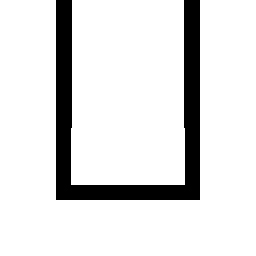

A level layout from a 2D game, rendered from its tile map. Below: a short description, then the map file with its tile-grid data intact:
An orthogonal 2x2 tile map with 128x128 px tiles, 1 tile layer (Tile Layer 1).

<map version="1.5" tiledversion="1.7.2" orientation="orthogonal" renderorder="right-down" width="2" height="2" tilewidth="128" tileheight="128" infinite="0" nextlayerid="2" nextobjectid="1">
 <tileset firstgid="1" name="g1" tilewidth="128" tileheight="128" tilecount="15" columns="0">
  <grid orientation="orthogonal" width="1" height="1" />
  <tile id="0">
   <image width="128" height="128" source="../tileset/0.bmp" />
  </tile>
  <tile id="1">
   <image width="128" height="128" source="../tileset/1.bmp" />
  </tile>
  <tile id="2">
   <image width="128" height="128" source="../tileset/2.bmp" />
  </tile>
  <tile id="3">
   <image width="128" height="128" source="../tileset/3.bmp" />
  </tile>
  <tile id="4">
   <image width="128" height="128" source="../tileset/4.bmp" />
  </tile>
  <tile id="5">
   <image width="128" height="128" source="../tileset/5.bmp" />
  </tile>
  <tile id="6">
   <image width="128" height="128" source="../tileset/6.bmp" />
  </tile>
  <tile id="7">
   <image width="128" height="128" source="../tileset/7.bmp" />
  </tile>
  <tile id="8">
   <image width="128" height="128" source="../tileset/8.bmp" />
  </tile>
  <tile id="9">
   <image width="128" height="128" source="../tileset/9.bmp" />
  </tile>
  <tile id="10">
   <image width="128" height="128" source="../tileset/10.bmp" />
  </tile>
  <tile id="11">
   <image width="128" height="128" source="../tileset/11.bmp" />
  </tile>
  <tile id="12">
   <image width="128" height="128" source="../tileset/12.bmp" />
  </tile>
  <tile id="13">
   <image width="128" height="128" source="../tileset/13.bmp" />
  </tile>
  <tile id="14">
   <image width="128" height="128" source="../tileset/14.bmp" />
  </tile>
 </tileset>
 <layer id="1" name="Tile Layer 1" width="2" height="2">
  <data encoding="csv">
5,5,
7,10
</data>
 </layer>
</map>
